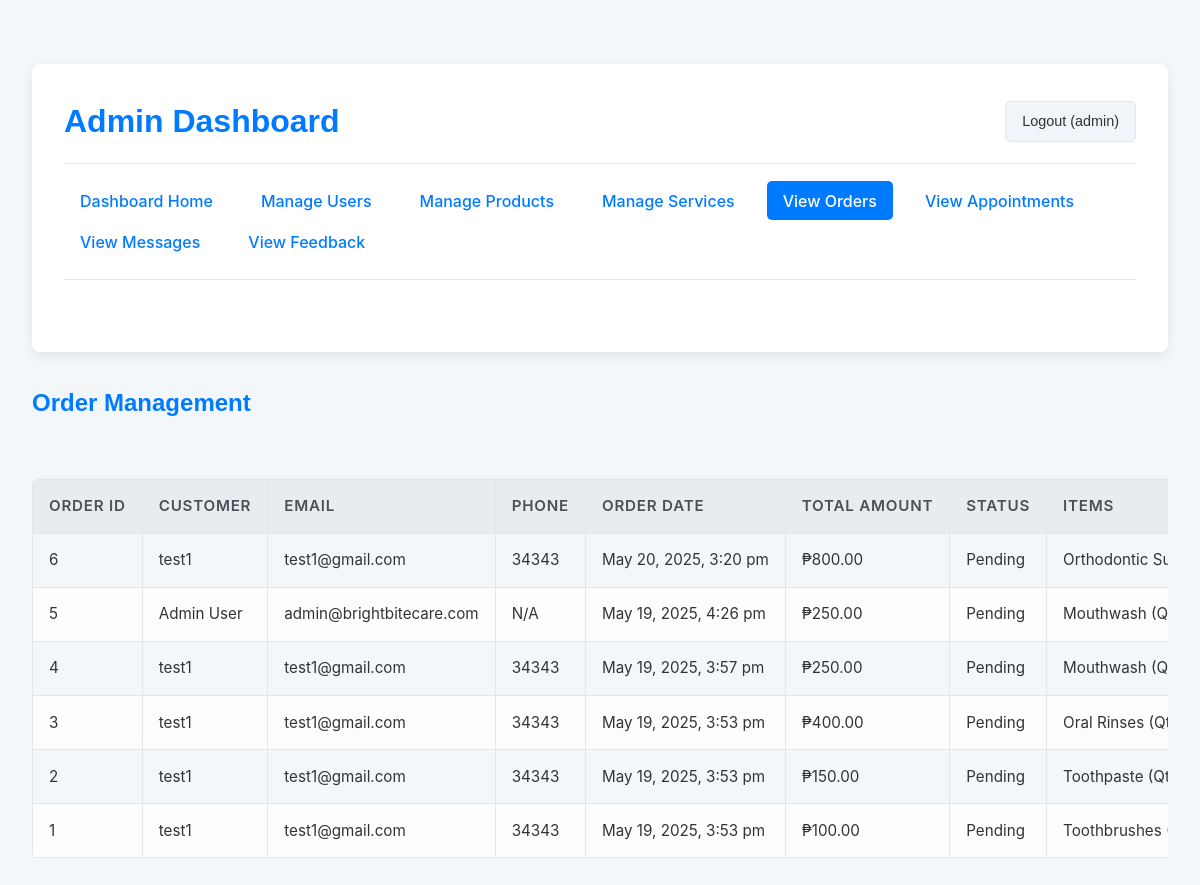
The page /admin/view_orders.php (signed in) on the database its author committed.
### tables this page shows
CREATE TABLE `orders` (
  `id` int(11) NOT NULL,
  `user_id` int(11) NOT NULL,
  `total_amount` decimal(10,2) NOT NULL,
  `status` enum('pending','processing','completed','cancelled') DEFAULT 'pending',
  `created_at` timestamp NOT NULL DEFAULT current_timestamp()
);

CREATE TABLE `users` (
  `id` int(11) NOT NULL,
  `username` varchar(50) NOT NULL,
  `password` varchar(255) NOT NULL,
  `email` varchar(100) NOT NULL,
  `full_name` varchar(100) NOT NULL,
  `phone` varchar(20) DEFAULT NULL,
  `address` text DEFAULT NULL,
  `is_admin` tinyint(1) DEFAULT 0,
  `created_at` timestamp NOT NULL DEFAULT current_timestamp()
);

### admin/view_orders.php (the view, shortened to what this page needs)
<?php
include 'admin_header.php';
$orders_sql = "SELECT
                    o.id AS order_id,
                    o.total_amount,
                    o.status AS order_status,
                    o.created_at AS order_date,
                    u.full_name AS customer_name,
                    u.email AS customer_email,
                    u.phone AS customer_phone,
                    GROUP_CONCAT(CONCAT(p.name, ' (Qty: ', oi.quantity, ', Price: ₱', FORMAT(oi.price, 2), ')') SEPARATOR '<br>') AS order_items_details
                FROM orders o
                JOIN users u ON o.user_id = u.id
                JOIN order_items oi ON o.id = oi.order_id
                JOIN products p ON oi.product_id = p.id
                GROUP BY o.id
                ORDER BY o.created_at DESC";
$orders_result = $conn->query($orders_sql);
?>
<h2>Order Management</h2>
<?php if ($orders_result && $orders_result->num_rows > 0): ?>
    <div class="admin-table-container">
        <table class="admin-table">
            <thead>
                <tr>
                    <th>Order ID</th>
                    <th>Customer</th>
                    <th>Email</th>
                    <th>Phone</th>
                    <th>Order Date</th>
                    <th>Total Amount</th>
                    <th>Status</th>
                    <th>Items</th>
                </tr>
            </thead>
            <tbody>
                <?php while ($order = $orders_result->fetch_assoc()): ?>
                    <tr>
                        <td><?php echo $order['order_id']; ?></td>
                        <td><?php echo htmlspecialchars($order['customer_name']); ?></td>
                        <td><?php echo htmlspecialchars($order['customer_email']); ?></td>
                        <td><?php echo htmlspecialchars($order['customer_phone'] ?? 'N/A'); ?></td>
                        <td><?php echo date('M j, Y, g:i a', strtotime($order['order_date'])); ?></td>
                        <td>₱<?php echo number_format($order['total_amount'], 2); ?></td>
                        <td><?php echo htmlspecialchars(ucfirst($order['order_status'])); ?></td>
                        <td><?php echo $order['order_items_details'];  ?></td>
                    </tr>
                <?php endwhile; ?>
            </tbody>
        </table>
    </div>
<?php elseif ($orders_result):  ?>
    <p>No orders found.</p>
<?php else:  ?>
    <p>Could not retrieve orders at this time.</p>
<?php endif; ?>
<?php include 'admin_footer.php'; ?>

### styles.css (style rules this page uses)
:root { --primary-color: #33C3F0; --primary-hover: #1EAEDB; --text-color: #222222; --text-light: #8E9196; --border-color: #e2e8f0; --bg-light: #f1f5f9; --transition-base: 0.3s ease; --container-width: 1280px; }
* { margin: 0; padding: 0; box-sizing: border-box; }
body { font-family: 'Open Sans', sans-serif; color: var(--text-color); line-height: 1.6; }
h1, h2, h3, h4, h5, h6 { font-family: 'Poppins', sans-serif; font-weight: 600; }
.admin-table-container { overflow-x: auto; -webkit-overflow-scrolling: touch; margin-bottom: 1rem; }
.admin-table { width: 1000px; border-collapse: collapse; min-width: 600px; }
.admin-table th, .admin-table td { border: 1px solid var(--border-color); padding: 0.75rem; text-align: left; white-space: nowrap; }
.admin-table th { background-color: var(--bg-light); font-weight: 600; }
.admin-table tbody tr:nth-child(even) { background-color: #fdfdfd; }

### admin/admin_header.php (style rules this page uses)
body { font-family: -apple-system, BlinkMacSystemFont, "Segoe UI", Roboto, "Helvetica Neue", Arial, sans-serif; background-color: #f4f7f9; color: #333; margin: 0; line-height: 1.6; padding: 2rem; }
h1, h2, h3 { color: var(--primary-color, #2c3e50); margin-top: 0; margin-bottom: 1.5rem; font-weight: 600; }
h2 { font-size: 1.5em; }
.admin-table { width: 100%; border-collapse: collapse; margin-top: 2rem; box-shadow: 0 2px 8px rgba(0,0,0,0.05); border-radius: 6px; overflow: hidden; }
.admin-table th, .admin-table td { border: 1px solid #e0e6ed; padding: 0.9rem 1rem; text-align: left; font-size: 0.95rem; vertical-align: middle; }
.admin-table th { background-color: #e9ecef; color: #495057; font-weight: 600; text-transform: uppercase; letter-spacing: 0.05em; }
.admin-table tr:nth-child(even) { background-color: #f8f9fa; }
:root { --primary-color: #007bff; --primary-hover: #0056b3; --danger-color: #dc3545; --secondary-color: #6c757d; }

### rows shown on the page
orders: id "6", user.full_name "test1", user.email "test1@gmail.com", user.phone "34343", created_at "May 20, 2025, 3:20 pm", total_amount "800.00", status "Pending", order_items_details "Orthodontic…"
orders: id "5", user.full_name "Admin User", user.email "admin@brightbitecare.com", user.phone "N/A", created_at "May 19, 2025, 4:26 pm", total_amount "250.00", status "Pending", order_items_details "Mouthwash…"
orders: id "4", user.full_name "test1", user.email "test1@gmail.com", user.phone "34343", created_at "May 19, 2025, 3:57 pm", total_amount "250.00", status "Pending", order_items_details "Mouthwash…"
orders: id "3", user.full_name "test1", user.email "test1@gmail.com", user.phone "34343", created_at "May 19, 2025, 3:53 pm", total_amount "400.00", status "Pending", order_items_details "Oral Rinses…"
orders: id "2", user.full_name "test1", user.email "test1@gmail.com", user.phone "34343", created_at "May 19, 2025, 3:53 pm", total_amount "150.00", status "Pending", order_items_details "Toothpaste…"
orders: id "1", user.full_name "test1", user.email "test1@gmail.com", user.phone "34343", created_at "May 19, 2025, 3:53 pm", total_amount "100.00", status "Pending", order_items_details "Toothbrushes…"

### other values the page prints
$_SESSION['user_name'] "admin"
